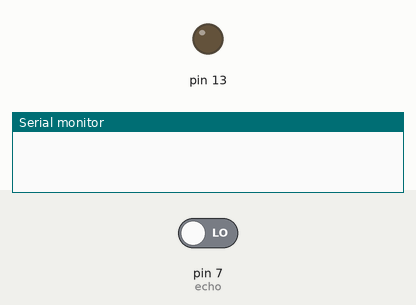
This sketch was run on a simulated Arduino Uno, built with avr-gcc and run on an emulated ATmega328P. Shown: output pins drawn as LEDs (lit = HIGH), the last lines printed to the serial monitor. The test bench sets the inputs (shaded band); at power-on: pin 7 (echo) LOW. Pins used as bus, display or sensor lines are not drawn.

Above: at 0.1 s.
At 1.8 s:
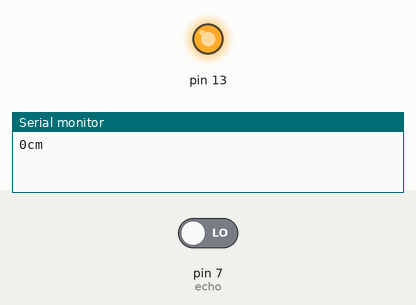
Timing chart, 0 to 3.3 s (numbered marks = the images above):
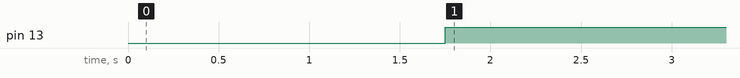

Measured:
- by itself, pin 13: LOW → HIGH at 1.8 s

The sketch:

distance_measurement__with_LED_for_7thstd.ino
```cpp
void setup(){
Serial.begin(9600);
pinMode(6,OUTPUT); // trigg
pinMode(7,INPUT);  // echo
pinMode(13,OUTPUT);
}

void loop(){
int time,distance ;
digitalWrite(6,LOW); //trigg
delay(500);
digitalWrite(6,HIGH);
delay(250);
digitalWrite(6,LOW);
time = pulseIn(7, HIGH);
distance = time*0.034/2;
Serial.print(distance);
Serial.println("cm");

if (distance<=35)
{
  digitalWrite(13,HIGH);
}
  else{
  digitalWrite(13,LOW);
  }
}
```
